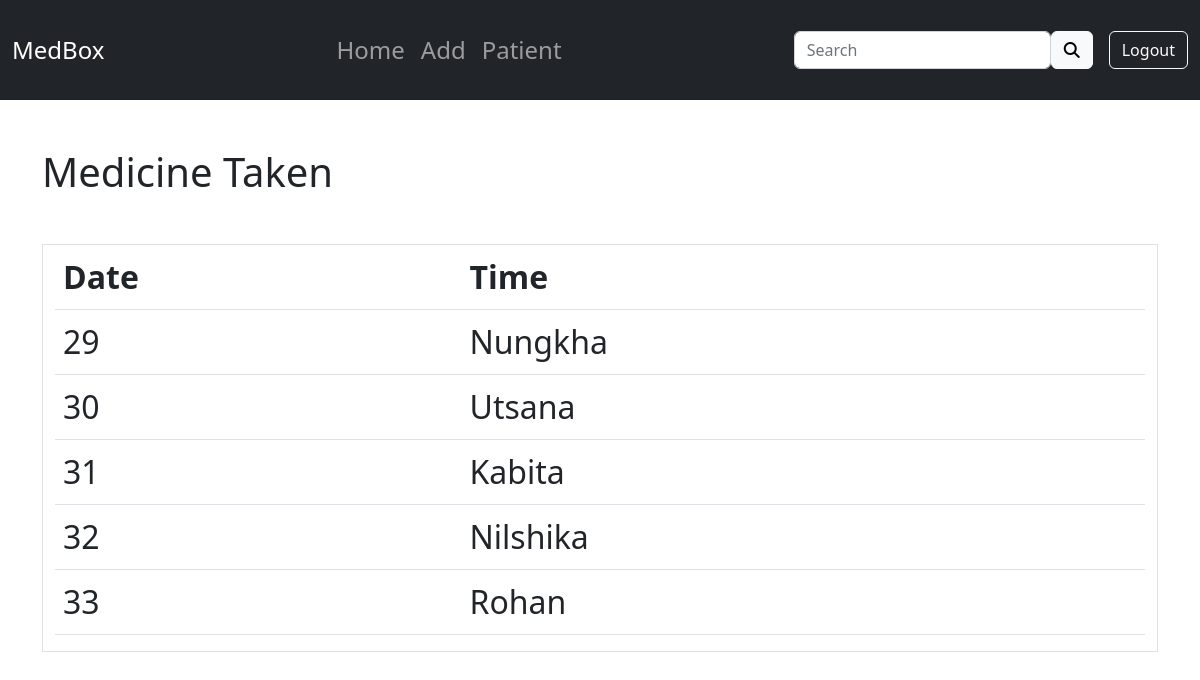
/patient/patient/29/edit/medTaken (signed in), run on the app's committed database.
### patient/models.py (models this page shows, shortened)
class Patient(models.Model):
    name = models.CharField(max_length=100)
    age = models.IntegerField()
    enroll = models.DateTimeField(auto_now_add=True, auto_now=False, null=True)
    Male = 'M'
    Female = 'F'
    gender = [
        (Male, 'Male'),
        (Female, 'Female'),
    ]
    gender = models.CharField(
        max_length=2,
        choices=gender,
        default=Male,
    )
    contact = models.BigIntegerField()
    address = models.CharField(max_length=100)
    guardian_name = models.CharField(max_length=100)
    guardian_contact = models.BigIntegerField()
    medical_status = models.TextField(blank=True, null=True)
    medicine = models.CharField(max_length=100, blank=True, null=True)
    medicine_description = models.TextField(blank=True, null=True)
    routine = models.TimeField(auto_now_add=False, blank=True, null=True)
    dose = models.IntegerField(default='0')
    refil = models.CharField(max_length=100, blank=True, null=True)

### patient/views.py (the view)
# urls.py: path('patient/<int:pk>/edit/medTaken', views.medTakenView.as_view(), name='med_taken'),
class medTakenView(ListView):
    model = Patient
    context_object_name = 'patients'
    template_name = 'patient/medTaken.html'

### patient/templates/patient/medTaken.html (shortened to what this page needs)
{% extends 'base.html' %}
{% block content %}
<h1> Medicine Taken </h1>
<div class="container border my-5 fs-2">
<table class="table table-hover">
    <thead>
      <tr>
        <th>Date</th>
        <th>Time</th>
      </tr>
    </thead>
    <tbody>
        {% for patient in patients  %}
        <tr>
            <td>{{patient.id}}</td>
            <td><a class="text-dark list" >{{patient.name}}</a></td>
        </tr>
        {% endfor %}
    </tbody>
  </table>
</div>
{% endblock content %}

### static/css/main.css (style rules this page uses)
.list { text-decoration: none }

### data on the page
Patient: id "29", name "Nungkha"
Patient: id "30", name "Utsana"
Patient: id "31", name "Kabita"
Patient: id "32", name "Nilshika"
Patient: id "33", name "Rohan"
